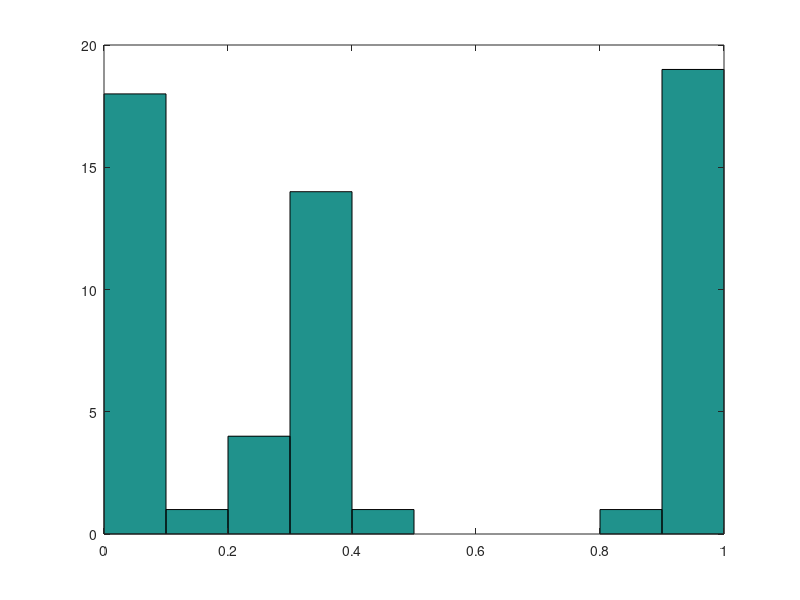

Reproduce this figure in MATLAB.
% function testsim_bimodal_trimodal_dist
% Assuming 'data' is your vector of samples
% data = [0.2399 0.9041 0.0000 1.0000 0.0965 0.0000 0.9495 1.0000 0.3480 0.0000 0.0992 1.0000 0.1092 0.3083 1.0000 0.0179 0.3197 0.9694 0.2112 0.0814 0.2561 0.2994 0.0993 0.4026 0.3749 0.3406 0.0000 0.7783 0.0775 0.2098 1.0000 1.0000 1.0000 0.0509 0.3038 0.9054 1.0000 1.0000 0.9486 0.9747 0.9374 0.4245 0.3755 0.1577 0.3216 0.3971 0.1335 0.4093 0.9164 0.1453 0.1819 0.0104 0.3073 0.0657 0.4086 0.0000 0.8989 0.8369]; 
% data = [0.3 0.33 0.34 0.35 0.36 0.2399 0.9041 0.0000 1.0000 0.0965 0.0000 0.9495 1.0000 0.3480 0.0000 0.0992 1.0000 0.1092 0.3083 1.0000 0.0179 0.3197 0.9694 0.2112 0.0814 0.2561 0.2994 0.0993 0.4026 0.3749 0.3406 0.0000 0.7783 0.0775 0.2098 1.0000 1.0000 1.0000 0.0509 0.3038 0.9054 1.0000 1.0000 0.9486 0.9747 0.9374 0.4245 0.3755 0.1577 0.3216 0.3971 0.1335 0.4093 0.9164 0.1453 0.1819 0.0104 0.3073 0.0657 0.4086 0.0000 0.8989 0.8369]; 
data = [0.0430 0.0000 0.0000 0.0419 0.0233 0.3587 0.3050 0.0000 0.0000 0.9357 0.3344 0.2916 0.2694 0.3652 1.0000 0.2314 0.3126 1.0000 0.0505 0.3113 0.0223 0.3805 1.0000 1.0000 0.9488 0.9153 0.3672 1.0000 1.0000 0.3236 0.2557 1.0000 0.0000 0.0000 1.0000 0.9539 0.3111 0.0153 0.0081 0.3843 0.4314 0.0442 1.0000 0.0000 0.9921 0.3138 0.9196 0.1363 0.0000 0.0090 0.9665 0.3673 0.8813 0.0000 0.9642 1.0000 0.3295 0.9634];


hist(data);

% Reshape data for fitting
data = data';

% Fit bimodal distribution
gmModelBi = fitgmdist(data, 2,'RegularizationValue',0.01); % 2 components for bimodal

% Fit trimodal distribution
gmModelTri = fitgmdist(data, 3,'RegularizationValue',0.01); % 3 components for trimodal

% Compute AIC and BIC for model comparison
AIC_Bi = gmModelBi.AIC;
BIC_Bi = gmModelBi.BIC;
AIC_Tri = gmModelTri.AIC;
BIC_Tri = gmModelTri.BIC;

% Display the results
fprintf('Bimodal Fit: AIC = %.2f, BIC = %.2f\n', AIC_Bi, BIC_Bi);
fprintf('Trimodal Fit: AIC = %.2f, BIC = %.2f\n', AIC_Tri, BIC_Tri);

% Determine which model is better
if AIC_Bi < AIC_Tri
    fprintf('Bimodal fit is better based on AIC.\n');
else
    fprintf('Trimodal fit is better based on AIC.\n');
end

if BIC_Bi < BIC_Tri
    fprintf('Bimodal fit is better based on BIC.\n');
else
    fprintf('Trimodal fit is better based on BIC.\n');
end
